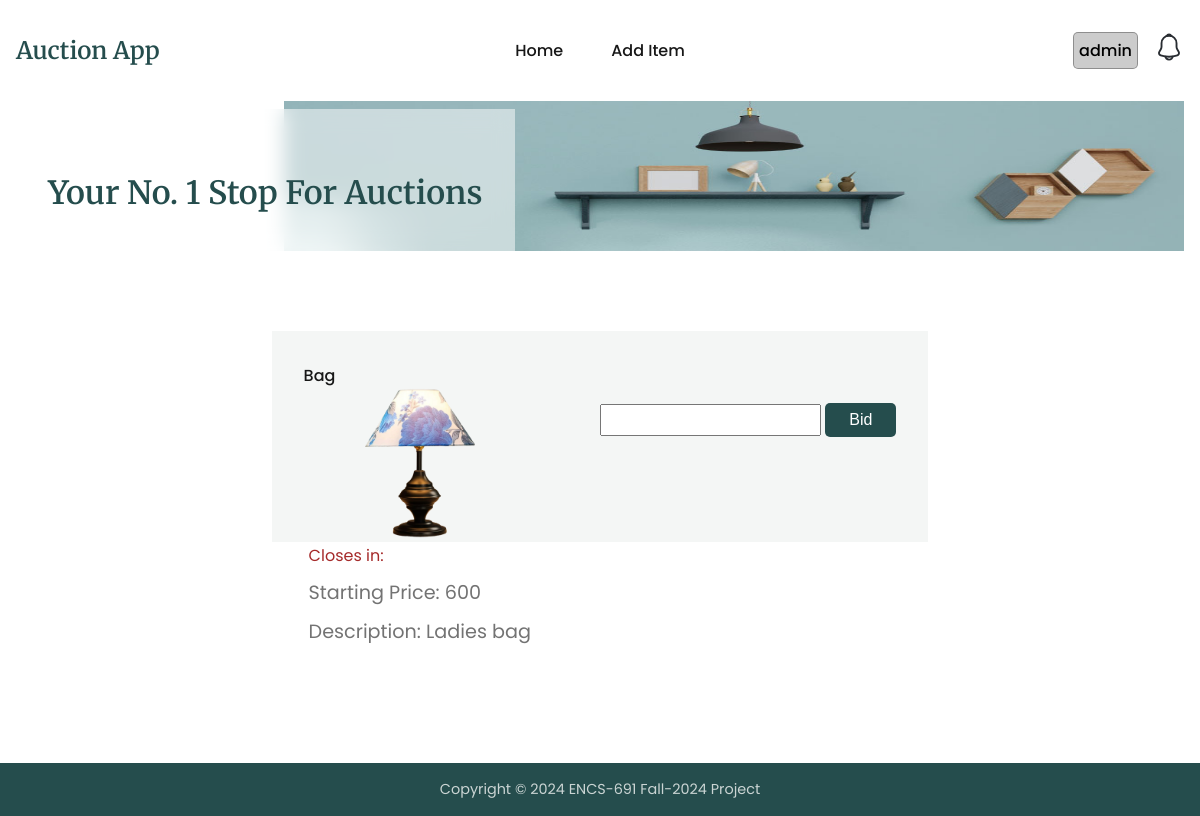
/auctions/lot/10/ (signed in), run on an earlier commit of the app's database.
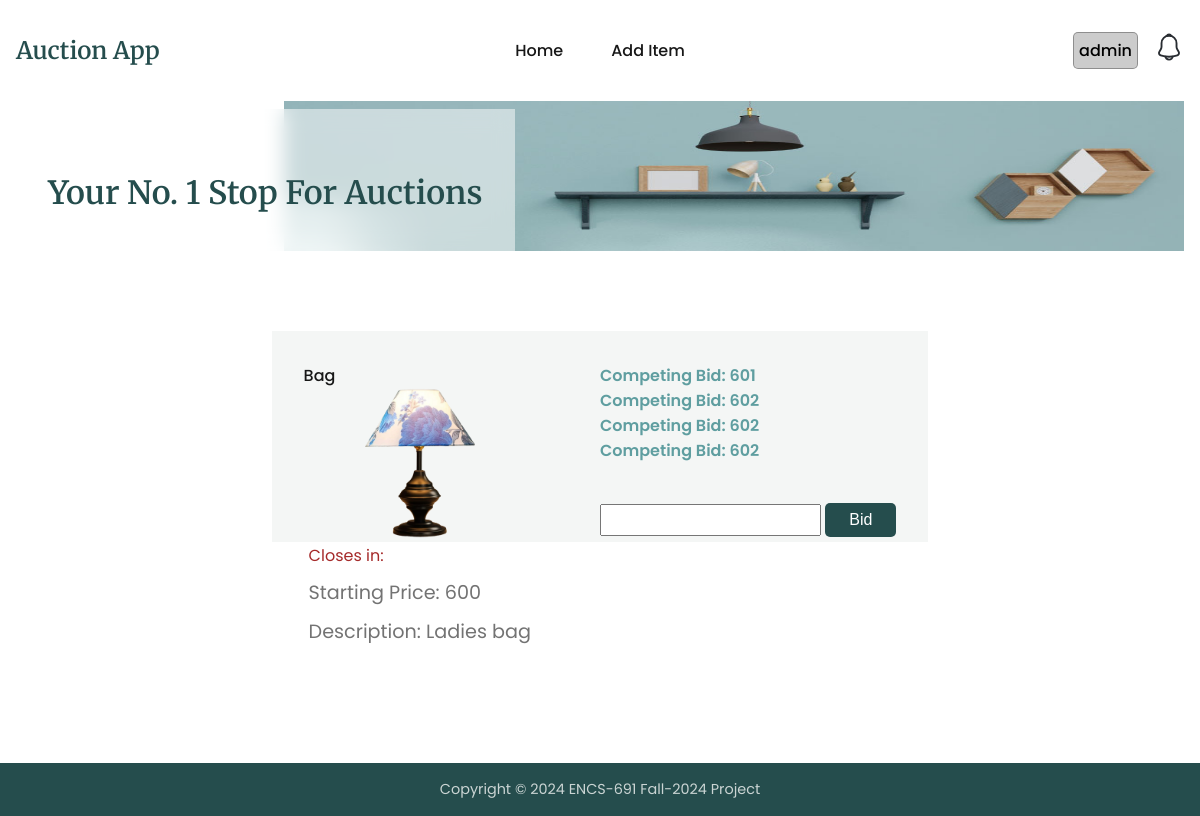
And on a later commit of the database.
### auctions/models.py (models this page shows, shortened)
class Item(models.Model):
    name = models.CharField(max_length=200)
    description = models.CharField(max_length=200)
    categoryid = models.CharField(max_length=200)
    subcategoryid = models.CharField(max_length=200, default='1')
    status = models.CharField(max_length=200)
    minimumbid = models.IntegerField()
    username = models.CharField(max_length=200)
    image = models.CharField(max_length=200)
    createdat = models.DateTimeField(default=timezone.now)

class Bid(models.Model):
    auctionid = models.CharField(max_length=200)
    itemid = models.CharField(max_length=200)
    username = models.CharField(max_length=200)
    amount = models.IntegerField()
    createdat = models.DateTimeField(default=timezone.now)

### auctions/views.py (the view)
# urls.py: path('lot/<int:id>/', views.bidItem, name='bidItem'),
@login_required
def bidItem(req, id):
    if req.method == 'GET':
      bids = None
      auction = getAuctionByItemId(id)
      try:
          bids = Bid.objects.filter(auctionid=auction.id)
      except:
          logging.error(f'Item does not exist')
      item = getRecordByPk(Item, id)
      context = {'item': item, 'bids':bids}
      return render(req, 'auctions/bidItem.html', context=context)
    return addNewBid(req, id)

### auctions/utils.py (called while the page is built)
def getRecordByPk(model, id):
    try:
        record = model.objects.get(pk=id)
    except (KeyError, model.DoesNotExist):
        logging.error('getRecordByPk: model does not exist')
        return None
    else:
        return record

def getAuctionByItemId(id, field=''):
    try:
        auction = Auction.objects.get(itemid=id)
    except (KeyError, Auction.DoesNotExist):
        logging.error(f'Auction does not exist')
        return None
    else:
        if field:
            return getattr(auction, field)
        return auction

### templates/auctions/bidItem.html (shortened to what this page needs)
{% extends "base.html" %}
{% block content %}
<div class="biditem-container">
  <section class="section__container product__container" id="product">
    <div class="biditem-grid">
      {% if item %}
      <div class="product__card">
        <h4>{{item.name}}</h4>
        <img src="{{item.image}}" alt="{{item.name}}" />
        <div class="biditem-p" id="close-in">
          Closes in:
        </div>
        <p>Starting Price: {{item.minimumbid}}</p>
        <p>Description: {{item.description}}</p>
      </div>
      {% endif %}
      <div class="bid-info product__card" id="bid-info">
        <div class="bid-list">
          {% if bids %}
          <ul>
            {% for bid in bids %}
            <li>Competing Bid: {{bid.amount}}</li>
            {% endfor %}
          </ul>
          {% endif %}
        </div>
        <div id="bid-winner" hx-get="{% url 'auctions:getWinner' item.id %}" hx-trigger="every 2s"
          hx-target="#bid-winner">
        </div>
        <form class="bid-detail" hx-post="{% url 'auctions:bidItem' item.id %}" hx-target=".bid-list">
          <input class="input" name="amount" type="number">
          <button type="submit" class="btn">Bid</button>
        </form>
      </div>
    </div>
  </section>
</div>
{% endblock %}

### templates/base.html (shortened to what this page needs)
{% load static %}
<!DOCTYPE html>
<html lang="en">
<head>
  <link rel="stylesheet" href="{% static 'css/styles.css' %}" />
  <link rel="stylesheet" href="{% static 'css/style.css' %}" />
</head>
<body>
  <nav>
    <div class="nav__header">
      <div class="nav__logo">
        <a href="{% url 'auctions:index' %}" class="logo">Auction App</a>
      </div>
    </div>
    <ul class="nav__links" id="nav-links">
      <li><a href="{% url 'auctions:index' %}">Home</a></li>
      <li><a href="{% url 'auctions:addItem' %}">Add Item</a></li>
    </ul>
    <div class="nav__notification" id="nav-notification">
      {% if user.is_authenticated %}
      <div class="user-container">
        <div id="systemuser">{{user.username}}</div>
      </div>
      <div class="notification-icon"
        hx-get="{% url 'auctions:notification' %}?type=list"
        hx-target="#modal-content"
      >
      </div>
      {% else %}
        <a href="{% url 'users:login' %}">Login</a>
      {% endif %}
    </div>
  </nav>
  <header class="section__container header__container" id="home">
    <div class="header__image">
      <img src="{% static 'images/header.png' %}" alt="header" />
    </div>
    <div class="header__content">
      <div>
        <h1>Your No. 1 Stop For Auctions</h1>
      </div>
    </div>
  </header>
  {% block content %}{% endblock %}
  <footer class="footer" id="contact">
    <div class="footer__bar">
      Copyright © 2024 ENCS-691 Fall-2024 Project
    </div>
  </footer>
</body>
</html>

### auctions/static/css/styles.css (style rules this page uses)
:root { --primary-color: #254d4d; --text-dark: #171717; --text-light: #737373; --extra-light: #f4f6f5; --white: #ffffff; --max-width: 1200px; --header-font: "Merriweather", serif; }
* { padding: 0; margin: 0; box-sizing: border-box; }
.section__container { max-width: var(--max-width); margin: auto; padding: 5rem 1rem; }
.logo { font-size: 1.5rem; font-weight: 600; font-family: var(--header-font); }
img { display: flex; width: 100%; height: 150px; }
a { text-decoration: none; transition: 0.3s; }
ul { list-style: none; }
html, body { scroll-behavior: smooth; }
body { font-family: "Poppins", sans-serif; }
nav { position: fixed; isolation: isolate; width: 100%; max-width: var(--max-width); margin-inline: auto; z-index: 9; }
.nav__header { padding: 1rem; width: 100%; display: flex; align-items: center; justify-content: space-between; background-color: var(--primary-color); }
.nav__logo .logo { color: var(--white); }
.nav__links { position: absolute; top: 65px; left: 0; width: 100%; padding: 2rem; display: flex; align-items: center; justify-content: center; flex-direction: column; gap: 2rem; background-color: var(--primary-color); transition: 0.5s; z-index: -1; transform: translateY(-100%); }
.nav__links a { font-weight: 500; color: var(--white); }
.nav__notification { position: relative; flex: 1; display: flex; align-items: center; justify-content: flex-end; gap: 1rem; }
.header__container { display: grid; overflow: hidden; height: 150px; }
.header__image { grid-area: 1/1/2/2; }
.header__image img { max-width: 900px; margin-left: auto; }
.header__content { grid-area: 1/1/2/2; display: flex; align-items: center; height: 200px; }
.header__content>div { max-width: 500px; padding: 4rem 2rem; background-color: rgba(255, 255, 255, 0.5); backdrop-filter: blur(10px); }
.header__content h1 { margin-bottom: 1rem; font-size: 2rem; font-weight: 600; font-family: var(--header-font); color: var(--primary-color); }
.product__card { position: relative; isolation: isolate; padding: 2rem; }
.product__card::before { position: absolute; content: ""; top: 0; left: 0; width: 100%; height: 60%; background-color: var(--extra-light); z-index: -1; transition: 0.3s; }
.product__card h4 { font-size: 1rem; font-weight: 500; color: var(--text-dark); }
.product__card p { padding: 5px; font-size: 1.2rem; color: var(--text-light); }
.product__card img { max-width: 150px; margin-inline: auto; }
.footer { background-color: var(--primary-color); position: static; left: 0; right: 0; bottom: 0; width: 100%; text-align: center; }
.footer__bar { padding: 1rem; font-size: 0.9rem; color: var(--extra-light); opacity: 0.8; text-align: center; }
@media (width > 768px) { nav { position: static; padding: 2rem 1rem; display: flex; align-items: center; justify-content: space-between; gap: 2rem; } }
@media (width > 768px) { .nav__header { flex: 1; padding: 0; background-color: transparent; } }
@media (width > 768px) { .nav__logo .logo { color: var(--primary-color); } }
@media (width > 768px) { .nav__links { position: static; padding: 0; width: fit-content; flex-direction: row; gap: 3rem; background-color: transparent; transform: none; } }
@media (width > 768px) { .nav__links a { color: var(--text-dark); } }
@media (width > 768px) { .header__container { padding-top: 0; } }
.biditem-container { width: 100%; }
.biditem-grid { display: flex; justify-content: center; }
.biditem-p { color: brown; padding: 5px; }
.bid-list { color: cadetblue; font-weight: 600; }
#bid-winner { color: green; padding: 10px 0; font-weight: 700; }
.btn { width: fit-content; padding: 0.5rem 1.5rem; outline: none; border: none; font-size: 1rem; color: var(--white); white-space: nowrap; background-color: var(--primary-color); border-radius: 5px; transition: 0.3s; cursor: pointer; }
.input { font-size: 1rem; color: var(--text-dark); padding: 5px; }
.bid-detail { margin:20px 0 }

### auctions/static/css/style.css (style rules this page uses)
::placeholder { text-transform: none; }
a { text-decoration: none; }
.logout-user, .notification-icon { cursor: pointer; }
.user-container { position: relative; }
#systemuser { font-weight: 500; background-color: rgba(0, 0, 0, 0.2); border: 1px solid rgba(0, 0, 0, 0.3); border-radius: 5px; padding: 5px; cursor: pointer; }

What changed in the data, as far as the page shows it:
added Bid: amount "601"
added Bid: amount "602"
added Bid: amount "602"
added Bid: amount "602"
